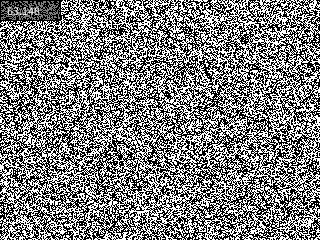
Frame 1 (no input)
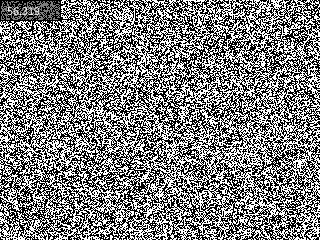
Frame 60 (the mouse pressed at the canvas centre just before this capture)
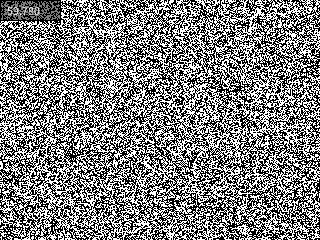
Frame 120 (the mouse held since frame 60 and released just before this capture)

The Processing sketch that drew these frames (run headless with seeded random() and noise(); from frame 60 on, the mouse is pressed at the canvas centre):

// Processing sketch: ImageNoise
// ── ImageNoise.pde
/**
 * ImageNoise
 * 2019-08 Jeremy Douglass Processing 3.4
 * https://rosettacode.org/wiki/Image_noise#Processing
 *
 * Generate a random black and white 320x240 image continuously, showing FPS
 * (frames per second).
 */

color black = color(0);
color white = color(255);

void setup() {
  size(320, 240);
  // frameRate(300); // 60 by default
}

void draw() {
  loadPixels();
  for (int i=0; i<pixels.length; i++) {
    if (random(1)<0.5) {
      pixels[i] = black;
    } else {
      pixels[i] = white;
    }
  }
  updatePixels();
  fill(0, 128);
  rect(0, 0, 60, 20);
  fill(255);
  text(frameRate, 5, 15);
}
